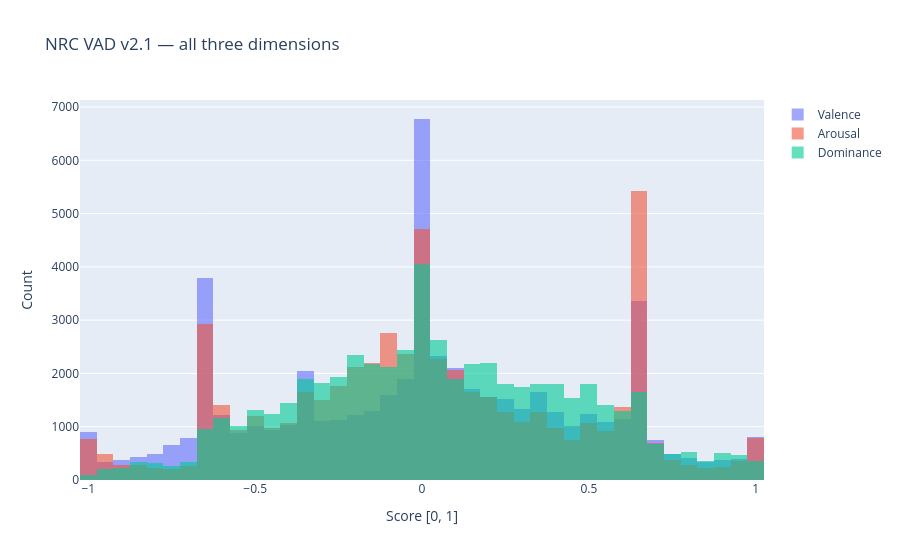

Source (notebook cell):
### Code cell
import plotly.graph_objects as go
fig2 = go.Figure()
for col, label in [('vad_valence','Valence'),('vad_arousal','Arousal'),('vad_dominance','Dominance')]:
    fig2.add_trace(go.Histogram(x=vad[col], name=label, opacity=0.6, nbinsx=50))
fig2.update_layout(barmode='overlay',
    title='NRC VAD v2.1 — all three dimensions',
    xaxis_title='Score [0, 1]', yaxis_title='Count')
fig2.show()

### Figure 1 — Plotly figure (JSON) as saved in the notebook; plotly's stock layout.template omitted (floating-point values rounded to 4 significant figures; data arrays with more than 128 entries replaced by an {"elided": "..."} marker saying what was removed)
{"data": [{"name": "Valence", "nbinsx": 50, "opacity": 0.6, "type": "histogram", "x": {"elided": "54801 float values"}}, {"name": "Arousal", "nbinsx": 50, "opacity": 0.6, "type": "histogram", "x": {"elided": "54801 float values"}}, {"name": "Dominance", "nbinsx": 50, "opacity": 0.6, "type": "histogram", "x": {"elided": "54801 float values"}}], "layout": {"barmode": "overlay", "title": {"text": "NRC VAD v2.1 — all three dimensions"}, "xaxis": {"title": {"text": "Score [0, 1]"}}, "yaxis": {"title": {"text": "Count"}}}}
